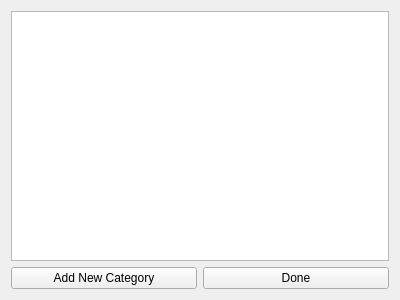
<?xml version="1.0" encoding="UTF-8"?>
<ui version="4.0">
 <class>AddCategory</class>
 <widget class="QWidget" name="AddCategory">
  <property name="geometry">
   <rect>
    <x>0</x>
    <y>0</y>
    <width>400</width>
    <height>300</height>
   </rect>
  </property>
  <property name="windowTitle">
   <string>Form</string>
  </property>
  <layout class="QVBoxLayout" name="verticalLayout">
   <item>
    <layout class="QGridLayout" name="gridLayout">
     <item row="0" column="0" colspan="2">
      <widget class="QTextBrowser" name="textBrowser"/>
     </item>
     <item row="1" column="0">
      <widget class="QPushButton" name="pushButton">
       <property name="text">
        <string>Add New Category</string>
       </property>
      </widget>
     </item>
     <item row="1" column="1">
      <widget class="QPushButton" name="pushButton_2">
       <property name="text">
        <string>Done</string>
       </property>
      </widget>
     </item>
    </layout>
   </item>
  </layout>
 </widget>
 <resources/>
 <connections/>
</ui>
